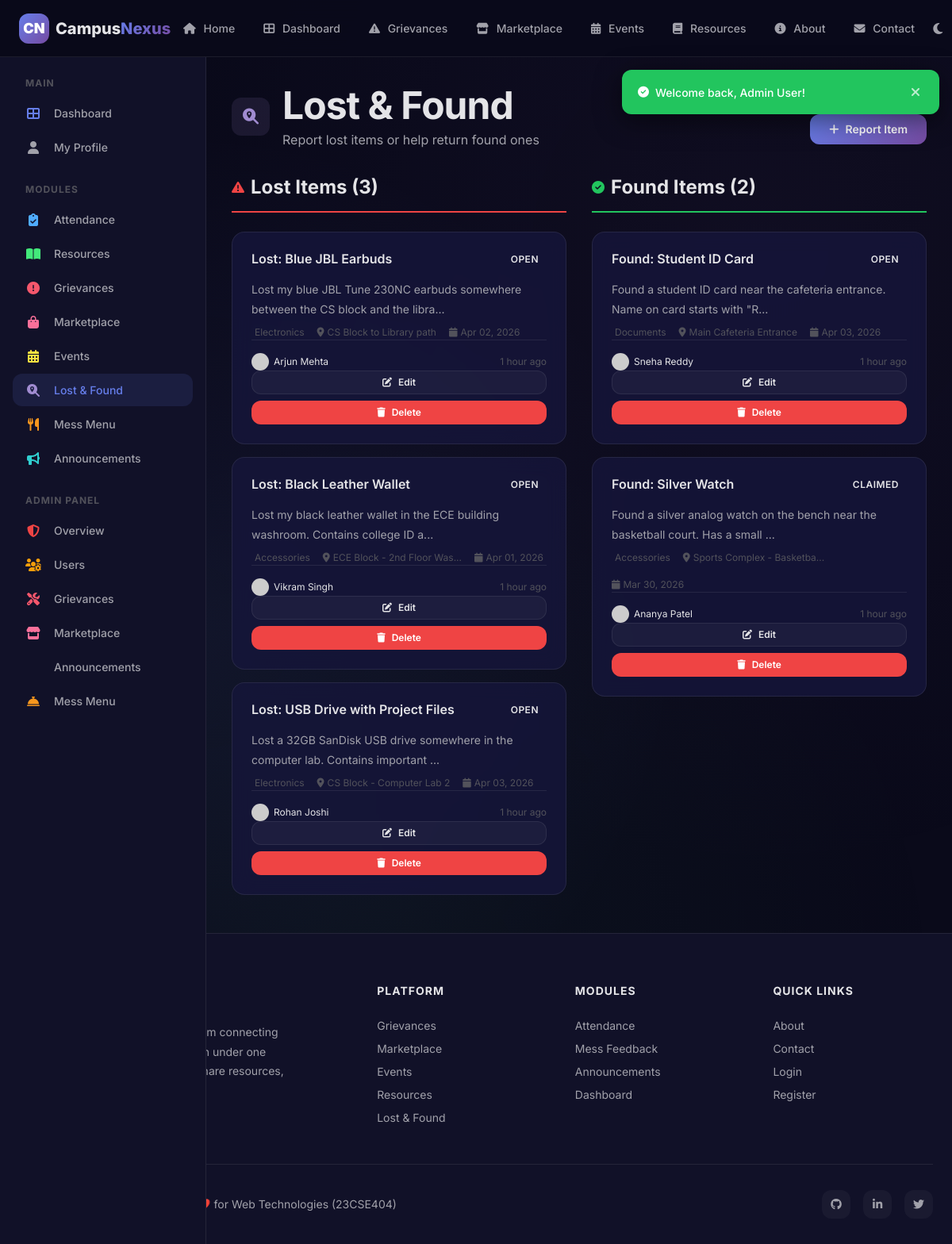
/modules/lost_found.php (signed in), run on the app's committed database.
### tables this page shows
CREATE TABLE lost_found (
    id INT AUTO_INCREMENT PRIMARY KEY,
    user_id INT NOT NULL,
    title VARCHAR(200) NOT NULL,
    description TEXT NOT NULL,
    type ENUM('lost', 'found') NOT NULL,
    category ENUM('electronics', 'documents', 'accessories', 'clothing', 'other') NOT NULL,
    location VARCHAR(200) NOT NULL,
    image_path VARCHAR(255) DEFAULT NULL,
    status ENUM('open', 'claimed', 'returned') NOT NULL DEFAULT 'open',
    item_date DATE NOT NULL,
    created_at DATETIME NOT NULL DEFAULT CURRENT_TIMESTAMP,
    FOREIGN KEY (user_id) REFERENCES users(id) ON DELETE CASCADE,
    INDEX idx_type (type),
    INDEX idx_status (status)
);

CREATE TABLE users (
    id INT AUTO_INCREMENT PRIMARY KEY,
    name VARCHAR(100) NOT NULL,
    email VARCHAR(150) NOT NULL UNIQUE,
    password VARCHAR(255) NOT NULL,
    role ENUM('student', 'faculty', 'admin') NOT NULL DEFAULT 'student',
    department VARCHAR(100) DEFAULT 'General',
    avatar VARCHAR(255) DEFAULT NULL,
    bio TEXT DEFAULT NULL,
    is_active TINYINT(1) NOT NULL DEFAULT 1,
    remember_token VARCHAR(255) DEFAULT NULL,
    created_at DATETIME NOT NULL DEFAULT CURRENT_TIMESTAMP,
    last_login DATETIME DEFAULT NULL,
    INDEX idx_email (email),
    INDEX idx_role (role)
);

### includes/auth.php (called while the page is built, shortened)
<?php
function getCurrentUserId() {
    return $_SESSION['user_id'] ?? null;
}
function getCurrentUserRole() {
    return $_SESSION['user_role'] ?? null;
}
function isAdmin() {
    return getCurrentUserRole() === 'admin';
}
?>

### modules/lost_found.php (the view, shortened to what this page needs)
<?php
require_once __DIR__ . '/../includes/header.php';
$db = getDB();
$lostItems = $db->query("SELECT lf.*, u.name as user_name, u.avatar FROM lost_found lf JOIN users u ON lf.user_id=u.id WHERE lf.type='lost' ORDER BY lf.created_at DESC")->fetchAll();
$foundItems = $db->query("SELECT lf.*, u.name as user_name, u.avatar FROM lost_found lf JOIN users u ON lf.user_id=u.id WHERE lf.type='found' ORDER BY lf.created_at DESC")->fetchAll();
?>
<?php require_once __DIR__ . '/../includes/sidebar.php'; ?>
<div class="page-content with-sidebar">
    <div class="page-header-actions">
        <div>
            <div class="module-page-header">
                <div class="module-icon" style="background:rgba(161,140,209,0.12);color:var(--clr-lost-found);"><i class="fas fa-search-location"></i></div>
                <div><h1>Lost & Found</h1><p>Report lost items or help return found ones</p></div>
            </div>
        </div>
        <a href="lost_found_new.php" class="btn btn-primary"><i class="fas fa-plus"></i> Report Item</a>
    </div>
    <div class="lf-split">
        <div>
            <div class="lf-column-header lost">
                <i class="fas fa-exclamation-triangle"></i>
                <h3>Lost Items (<?= count($lostItems) ?>)</h3>
            </div>
            <?php if (empty($lostItems)): ?>
            <div class="empty-state" style="padding:var(--space-xl);"><p>No lost items reported</p></div>
            <?php else: ?>
            <?php foreach ($lostItems as $item): ?>
            <div class="card" style="margin-bottom:var(--space-md);">
                <div class="card-header">
                    <h4 class="card-title" style="font-size:var(--text-base);"><?= htmlspecialchars($item['title']) ?></h4>
                    <?= getStatusBadge($item['status']) ?>
                </div>
                <p style="font-size:var(--text-sm);color:var(--text-secondary);margin:var(--space-sm) 0;"><?= htmlspecialchars(truncateText($item['description'], 80)) ?></p>
                <div class="grievance-meta">
                    <span><i class="fas fa-<?= getCategoryIcon($item['category']) ?>"></i> <?= ucfirst($item['category']) ?></span>
                    <span><i class="fas fa-map-marker-alt"></i> <?= htmlspecialchars(truncateText($item['location'], 25)) ?></span>
                    <span><i class="fas fa-calendar"></i> <?= formatDate($item['item_date']) ?></span>
                </div>
                <div class="card-footer">
                    <div style="display:flex;align-items:center;gap:6px;">
                        <img src="<?= getAvatarUrl($item['avatar'], $item['user_name']) ?>" alt="" style="width:22px;height:22px;border-radius:50%;">
                        <span style="font-size:var(--text-xs);"><?= htmlspecialchars($item['user_name']) ?></span>
                    </div>
                    <span style="font-size:var(--text-xs);color:var(--text-muted);"><?= timeAgo($item['created_at']) ?></span>
                </div>
                <?php if (getCurrentUserId() === $item['user_id'] || isAdmin()): ?>
                <a href="lost_found_edit.php?edit=<?= $item['id'] ?>" class="btn btn-secondary btn-sm btn-block" style="margin-bottom:var(--space-sm);"><i class="fas fa-edit"></i> Edit</a>
                <form method="POST" action="../delete.php" style="margin-top:var(--space-sm);" onsubmit="return confirm('Delete this item? This cannot be undone.');">
                    <button type="submit" class="btn btn-danger btn-sm btn-block"><i class="fas fa-trash"></i> Delete</button>
                </form>
                <?php endif; ?>
            </div>
            <?php endforeach; ?>
            <?php endif; ?>
        </div>
        <div>
            <div class="lf-column-header found">
                <i class="fas fa-check-circle"></i>
                <h3>Found Items (<?= count($foundItems) ?>)</h3>
            </div>
            <?php if (empty($foundItems)): ?>
            <div class="empty-state" style="padding:var(--space-xl);"><p>No found items reported</p></div>
            <?php else: ?>
            <?php foreach ($foundItems as $item): ?>
            <div class="card" style="margin-bottom:var(--space-md);">
                <div class="card-header">
                    <h4 class="card-title" style="font-size:var(--text-base);"><?= htmlspecialchars($item['title']) ?></h4>
                    <?= getStatusBadge($item['status']) ?>
                </div>
                <p style="font-size:var(--text-sm);color:var(--text-secondary);margin:var(--space-sm) 0;"><?= htmlspecialchars(truncateText($item['description'], 80)) ?></p>
                <div class="grievance-meta">
                    <span><i class="fas fa-<?= getCategoryIcon($item['category']) ?>"></i> <?= ucfirst($item['category']) ?></span>
                    <span><i class="fas fa-map-marker-alt"></i> <?= htmlspecialchars(truncateText($item['location'], 25)) ?></span>
                    <span><i class="fas fa-calendar"></i> <?= formatDate($item['item_date']) ?></span>
                </div>
                <div class="card-footer">
                    <div style="display:flex;align-items:center;gap:6px;">
                        <img src="<?= getAvatarUrl($item['avatar'], $item['user_name']) ?>" alt="" style="width:22px;height:22px;border-radius:50%;">
                        <span style="font-size:var(--text-xs);"><?= htmlspecialchars($item['user_name']) ?></span>
                    </div>
                    <span style="font-size:var(--text-xs);color:var(--text-muted);"><?= timeAgo($item['created_at']) ?></span>
                </div>
                <?php if (getCurrentUserId() === $item['user_id'] || isAdmin()): ?>
                <a href="lost_found_edit.php?edit=<?= $item['id'] ?>" class="btn btn-secondary btn-sm btn-block" style="margin-bottom:var(--space-sm);"><i class="fas fa-edit"></i> Edit</a>
                <form method="POST" action="../delete.php" style="margin-top:var(--space-sm);" onsubmit="return confirm('Delete this item? This cannot be undone.');">
                    <button type="submit" class="btn btn-danger btn-sm btn-block"><i class="fas fa-trash"></i> Delete</button>
                </form>
                <?php endif; ?>
            </div>
            <?php endforeach; ?>
            <?php endif; ?>
        </div>
    </div>
</div>
<?php require_once __DIR__ . '/../includes/footer.php'; ?>

### includes/functions.php (shortened to what this page needs)
<?php
function timeAgo($datetime) {
    $now = new DateTime();
    $ago = new DateTime($datetime);
    $diff = $now->diff($ago);
    if ($diff->h > 0) return $diff->h . ' hour' . ($diff->h > 1 ? 's' : '') . ' ago';
    return 'Just now';
}
function formatDate($datetime, $format = 'M d, Y') {
    return date($format, strtotime($datetime));
}
function getAvatarUrl($avatar, $name = '') {
    $initial = strtoupper(substr($name ?: 'U', 0, 1));
    $colors = ['667EEA', '764BA2', '43E97B', 'F5576C', 'FA709A', '4FACFE', 'F7971E', '30CFD0'];
    $colorIndex = ord($initial) % count($colors);
    $color = $colors[$colorIndex];
    return "https://ui-avatars.com/api/?name=" . urlencode($name) . "&background={$color}&color=fff&size=128&bold=true";
}
function getStatusBadge($status) {
    $badges = [
        'open' => '<span class="badge badge-danger">Open</span>',
        'in_progress' => '<span class="badge badge-warning">In Progress</span>',
        'resolved' => '<span class="badge badge-success">Resolved</span>',
        'closed' => '<span class="badge badge-muted">Closed</span>',
        'active' => '<span class="badge badge-success">Active</span>',
        'sold' => '<span class="badge badge-muted">Sold</span>',
        'removed' => '<span class="badge badge-danger">Removed</span>',
        'claimed' => '<span class="badge badge-warning">Claimed</span>',
        'returned' => '<span class="badge badge-success">Returned</span>',
        'lost' => '<span class="badge badge-danger">Lost</span>',
        'found' => '<span class="badge badge-success">Found</span>',
    ];
    return $badges[$status] ?? '<span class="badge">' . ucfirst($status) . '</span>';
}
function truncateText($text, $length = 100) {
    if (strlen($text) <= $length) return $text;
    return substr($text, 0, $length) . '...';
}
?>

### css/style.css (style rules this page uses)
:root { --primary: #667EEA; --primary-dark: #5A67D8; --primary-light: #7C8CF0; --primary-start: #667EEA; --primary-end: #764BA2; --clr-attendance: #4FACFE; --clr-resources: #43E97B; --clr-grievances: #F5576C; --clr-marketplace: #FA709A; --clr-events: #FEE140; --clr-lost-found: #A18CD1; --clr-mess: #F7971E; --clr-announcements: #30CFD0; --bg-primary: #0A0A1A; --bg-secondary: #111128; --bg-tertiary: #16163a; --bg-card: rgba(22, 22, 58, 0.85); --bg-card-solid: #16163a; --bg-glass: rgba(255, 255, 255, 0.04); --bg-glass-hover: rgba(255, 255, 255, 0.08); --bg-input: rgba(255, 255, 255, 0.06); --bg-input-focus: rgba(255, 255, 255, 0.1); --border-glass: rgba(255, 255, 255, 0.08); --border-glass-hover: rgba(255, 255, 255, 0.15); --border-input: rgba(255, 255, 255, 0.12); --border-input-focus: var(--primary); --text-primary: #E4E4E7; --text-secondary: #A1A1AA; --text-muted: #52525B; --text-inverse: #0A0A1A; --success: #22C55E; --success-bg: rgba(34, 197, 94, 0.12); --warning: #F59E0B; --warning-bg: rgba(245, 158, 11, 0.12); --danger: #EF4444; --danger-bg: rgba(239, 68, 68, 0.12); --info: #3B82F6; --info-bg: rgba(59, 130, 246, 0.12); --space-2xs: 2px; --space-xs: 4px; --space-sm: 8px; --space-md: 16px; --space-lg: 24px; --space-xl: 32px; --space-2xl: 48px; --space-3xl: 64px; --space-4xl: 96px; --radius-xs: 4px; --radius-sm: 8px; --radius-md: 12px; --radius-lg: 16px; --radius-xl: 24px; --radius-full: 9999px; --shadow-sm: 0 2px 8px rgba(0, 0, 0, 0.3); --shadow-md: 0 4px 16px rgba(0, 0, 0, 0.4); --shadow-lg: 0 8px 32px rgba(0, 0, 0, 0.5); --shadow-xl: 0 16px 48px rgba(0, 0, 0, 0.6); --shadow-glow: 0 0 20px rgba(102, 126, 234, 0.3); --shadow-glow-lg: 0 0 40px rgba(102, 126, 234, 0.4); --font-sans: 'Inter', -apple-system, BlinkMacSystemFont, 'Segoe UI', Roboto, sans-serif; --font-mono: 'JetBrains Mono', 'Fira Code', monospace; --text-xs: 0.75rem; --text-sm: 0.875rem; --text-base: 1rem; --text-lg: 1.125rem; --text-xl: 1.25rem; --text-2xl: 1.5rem; --text-3xl: 1.875rem; --text-4xl: 2.25rem; --text-5xl: 3rem; --text-6xl: 3.75rem; --leading-tight: 1.2; --leading-normal: 1.5; --leading-relaxed: 1.75; --transition-fast: 0.15s ease; --transition-base: 0.3s ease; --transition-slow: 0.5s ease; --transition-spring: 0.4s cubic-bezier(0.175, 0.885, 0.32, 1.275); --z-dropdown: 100; --z-sticky: 200; --z-fixed: 300; --z-overlay: 400; --z-modal: 500; --z-toast: 600; --navbar-height: 72px; --sidebar-width: 260px; --container-max: 1280px; --container-sm: 640px; --container-md: 768px; --container-lg: 1024px; }
*, *::before, *::after { margin: 0; padding: 0; box-sizing: border-box; }
html { scroll-behavior: smooth; font-size: 16px; -webkit-text-size-adjust: 100%; }
body { font-family: var(--font-sans); font-size: var(--text-base); line-height: var(--leading-normal); color: var(--text-primary); background-color: var(--bg-primary); min-height: 100vh; -webkit-font-smoothing: antialiased; -moz-osx-font-smoothing: grayscale; overflow-x: hidden; }
body::before { content: ''; position: fixed; top: 0; left: 0; width: 100%; height: 100%; background: radial-gradient(circle at 20% 50%, rgba(102, 126, 234, 0.08) 0%, transparent 50%), radial-gradient(circle at 80% 20%, rgba(118, 75, 162, 0.06) 0%, transparent 50%), radial-gradient(circle at 40% 80%, rgba(67, 233, 123, 0.04) 0%, transparent 50%); pointer-events: none; z-index: -1; }
a { color: var(--primary); text-decoration: none; transition: color var(--transition-fast); }
img { max-width: 100%; height: auto; display: block; }
button { cursor: pointer; font-family: inherit; font-size: inherit; border: none; outline: none; background: none; color: inherit; }
h1, h2, h3, h4, h5, h6 { font-weight: 700; line-height: var(--leading-tight); color: var(--text-primary); }
h1 { font-size: var(--text-5xl); letter-spacing: -0.02em; }
h3 { font-size: var(--text-2xl); }
h4 { font-size: var(--text-xl); }
p { color: var(--text-secondary); line-height: var(--leading-relaxed); }

### css/layout.css (style rules this page uses)
.page-content { flex: 1; padding: var(--space-xl); min-width: 0; padding-top: calc(var(--navbar-height) + var(--space-xl)); }
.page-content.with-sidebar { margin-left: var(--sidebar-width); }
.page-header-actions { display: flex; justify-content: space-between; align-items: center; flex-wrap: wrap; gap: var(--space-md); }

### data on the page
lost_found: title "Lost: Blue JBL Earbuds", status "OPEN", description "Lost my blue JBL Tune 230NC earbuds somewhere between the CS block and the libra...", category "Electronics", location "CS Block to Library path", item_date "Apr 02, 2026", user.name "Arjun Mehta", created_at "1 hour ago"
lost_found: title "Lost: Black Leather Wallet", status "OPEN", description "Lost my black leather wallet in the ECE building washroom. Contains college ID a...", category "Accessories", location "ECE Block - 2nd Floor Was...", item_date "Apr 01, 2026", user.name "Vikram Singh", created_at "1 hour ago"
lost_found: title "Lost: USB Drive with Project Files", status "OPEN", description "Lost a 32GB SanDisk USB drive somewhere in the computer lab. Contains important ...", category "Electronics", location "CS Block - Computer Lab 2", item_date "Apr 03, 2026", user.name "Rohan Joshi", created_at "1 hour ago"
lost_found: title "Found: Student ID Card", status "OPEN", description "Found a student ID card near the cafeteria entrance. Name on card starts with \"R...", category "Documents", location "Main Cafeteria Entrance", item_date "Apr 03, 2026", user.name "Sneha Reddy", created_at "1 hour ago"
lost_found: title "Found: Silver Watch", status "CLAIMED", description "Found a silver analog watch on the bench near the basketball court. Has a small ...", category "Accessories", location "Sports Complex - Basketba...", item_date "Mar 30, 2026", user.name "Ananya Patel", created_at "1 hour ago"

### other printed values
$message "Welcome back, Admin User!"
count($lostItems) "3"
count($foundItems) "2"
